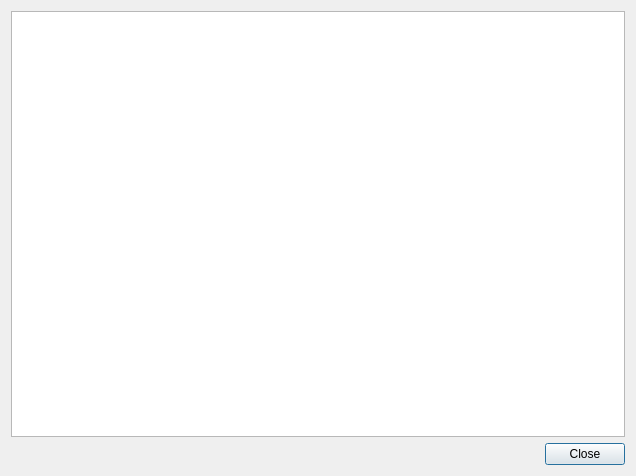
<?xml version="1.0" encoding="UTF-8"?>
<ui version="4.0">
 <class>MetainfoDialog</class>
 <widget class="QDialog" name="MetainfoDialog">
  <property name="geometry">
   <rect>
    <x>0</x>
    <y>0</y>
    <width>636</width>
    <height>476</height>
   </rect>
  </property>
  <property name="minimumSize">
   <size>
    <width>512</width>
    <height>340</height>
   </size>
  </property>
  <property name="windowTitle">
   <string>File MetaData</string>
  </property>
  <layout class="QVBoxLayout" name="verticalLayout">
   <item>
    <widget class="QTreeView" name="treeView">
     <property name="editTriggers">
      <set>QAbstractItemView::NoEditTriggers</set>
     </property>
     <property name="selectionMode">
      <enum>QAbstractItemView::NoSelection</enum>
     </property>
     <property name="uniformRowHeights">
      <bool>true</bool>
     </property>
     <property name="animated">
      <bool>true</bool>
     </property>
    </widget>
   </item>
   <item>
    <widget class="QDialogButtonBox" name="buttonBox">
     <property name="standardButtons">
      <set>QDialogButtonBox::Close</set>
     </property>
    </widget>
   </item>
  </layout>
 </widget>
 <resources/>
 <connections/>
</ui>
